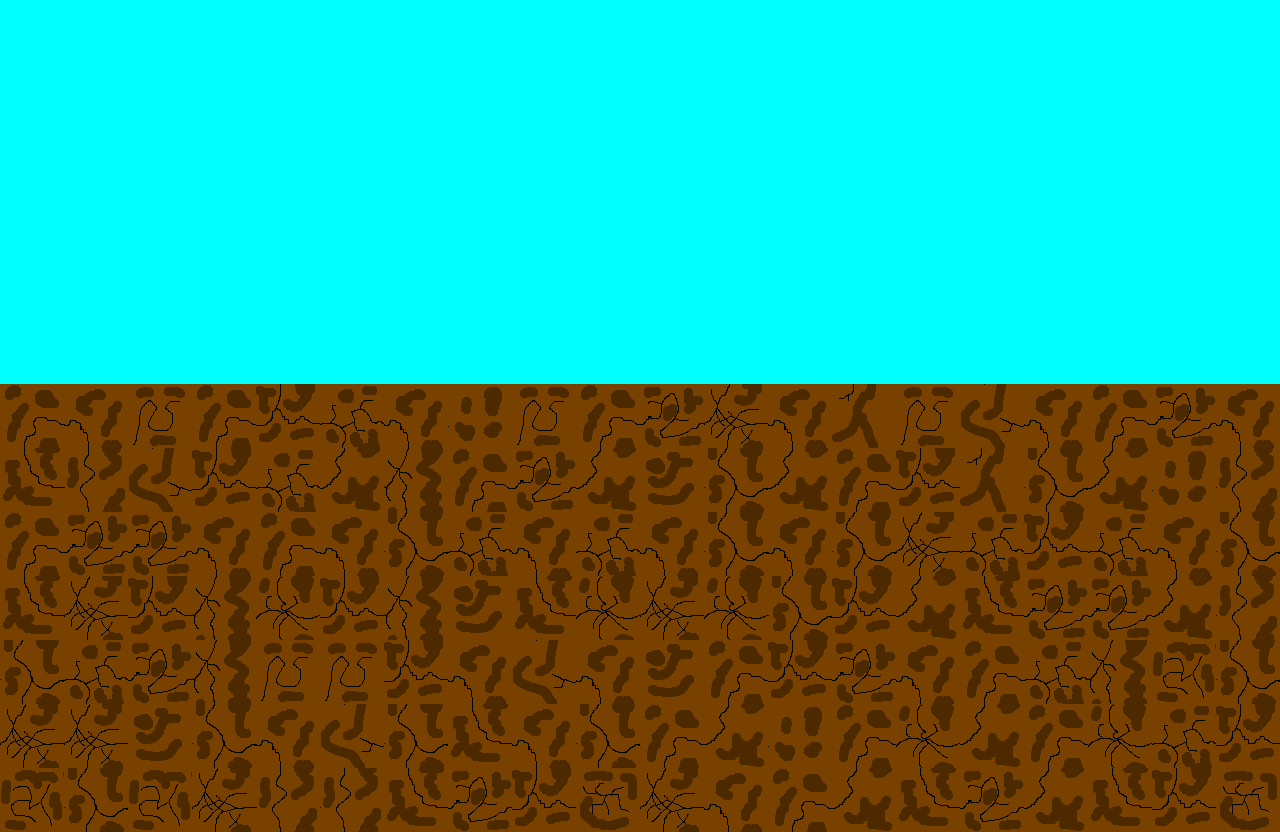

The image is a tile-based game level rendered from a .tmx file. Its description and complete source (layers, tilesets, objects, tile grids) follow:
An orthogonal 20x13 tile map with 64x64 px tiles, 1 tile layer (ForegroundTileLayer), 1 image layer.

<map version="1.0" orientation="orthogonal" width="20" height="13" tilewidth="64" tileheight="64">
 <tileset firstgid="1" name="DirtTiles" tilewidth="64" tileheight="64">
  <image source="dirt_tilesheet.png" trans="00ffff" width="448" height="192" />
 </tileset>
 <imagelayer name="BackgroundImageLayer" width="20" height="13">
  <image source="peyto_lake.jpg" />
  <properties>
   <property name="collidable" value="false" />
   <property name="imageheight" value="800" />
   <property name="imagewidth" value="1600" />
  </properties>
 </imagelayer>
 <layer name="ForegroundTileLayer" width="20" height="13">
  <properties>
   <property name="collidable" value="true" />
  </properties>
  <data>
   <tile gid="1" />
   <tile gid="1" />
   <tile gid="1" />
   <tile gid="1" />
   <tile gid="1" />
   <tile gid="1" />
   <tile gid="1" />
   <tile gid="1" />
   <tile gid="1" />
   <tile gid="1" />
   <tile gid="1" />
   <tile gid="1" />
   <tile gid="1" />
   <tile gid="1" />
   <tile gid="1" />
   <tile gid="1" />
   <tile gid="1" />
   <tile gid="1" />
   <tile gid="1" />
   <tile gid="1" />
   <tile gid="1" />
   <tile gid="1" />
   <tile gid="1" />
   <tile gid="1" />
   <tile gid="1" />
   <tile gid="1" />
   <tile gid="1" />
   <tile gid="1" />
   <tile gid="1" />
   <tile gid="1" />
   <tile gid="1" />
   <tile gid="1" />
   <tile gid="1" />
   <tile gid="1" />
   <tile gid="1" />
   <tile gid="1" />
   <tile gid="1" />
   <tile gid="1" />
   <tile gid="1" />
   <tile gid="1" />
   <tile gid="1" />
   <tile gid="1" />
   <tile gid="1" />
   <tile gid="1" />
   <tile gid="1" />
   <tile gid="1" />
   <tile gid="1" />
   <tile gid="1" />
   <tile gid="1" />
   <tile gid="1" />
   <tile gid="1" />
   <tile gid="1" />
   <tile gid="1" />
   <tile gid="1" />
   <tile gid="1" />
   <tile gid="1" />
   <tile gid="1" />
   <tile gid="1" />
   <tile gid="1" />
   <tile gid="1" />
   <tile gid="1" />
   <tile gid="1" />
   <tile gid="1" />
   <tile gid="1" />
   <tile gid="1" />
   <tile gid="1" />
   <tile gid="1" />
   <tile gid="1" />
   <tile gid="1" />
   <tile gid="1" />
   <tile gid="1" />
   <tile gid="1" />
   <tile gid="1" />
   <tile gid="1" />
   <tile gid="1" />
   <tile gid="1" />
   <tile gid="1" />
   <tile gid="1" />
   <tile gid="1" />
   <tile gid="1" />
   <tile gid="1" />
   <tile gid="1" />
   <tile gid="1" />
   <tile gid="1" />
   <tile gid="1" />
   <tile gid="1" />
   <tile gid="1" />
   <tile gid="1" />
   <tile gid="1" />
   <tile gid="1" />
   <tile gid="1" />
   <tile gid="1" />
   <tile gid="1" />
   <tile gid="1" />
   <tile gid="1" />
   <tile gid="1" />
   <tile gid="1" />
   <tile gid="1" />
   <tile gid="1" />
   <tile gid="1" />
   <tile gid="1" />
   <tile gid="1" />
   <tile gid="1" />
   <tile gid="1" />
   <tile gid="1" />
   <tile gid="1" />
   <tile gid="1" />
   <tile gid="1" />
   <tile gid="1" />
   <tile gid="1" />
   <tile gid="1" />
   <tile gid="1" />
   <tile gid="1" />
   <tile gid="1" />
   <tile gid="1" />
   <tile gid="1" />
   <tile gid="1" />
   <tile gid="1" />
   <tile gid="1" />
   <tile gid="1" />
   <tile gid="2" />
   <tile gid="3" />
   <tile gid="12" />
   <tile gid="2" />
   <tile gid="9" />
   <tile gid="16" />
   <tile gid="3" />
   <tile gid="14" />
   <tile gid="12" />
   <tile gid="2" />
   <tile gid="7" />
   <tile gid="18" />
   <tile gid="3" />
   <tile gid="20" />
   <tile gid="12" />
   <tile gid="13" />
   <tile gid="3" />
   <tile gid="2" />
   <tile gid="7" />
   <tile gid="3" />
   <tile gid="5" />
   <tile gid="6" />
   <tile gid="13" />
   <tile gid="9" />
   <tile gid="16" />
   <tile gid="4" />
   <tile gid="10" />
   <tile gid="2" />
   <tile gid="7" />
   <tile gid="4" />
   <tile gid="19" />
   <tile gid="17" />
   <tile gid="4" />
   <tile gid="2" />
   <tile gid="9" />
   <tile gid="20" />
   <tile gid="17" />
   <tile gid="4" />
   <tile gid="14" />
   <tile gid="6" />
   <tile gid="2" />
   <tile gid="7" />
   <tile gid="7" />
   <tile gid="3" />
   <tile gid="2" />
   <tile gid="3" />
   <tile gid="17" />
   <tile gid="16" />
   <tile gid="3" />
   <tile gid="16" />
   <tile gid="3" />
   <tile gid="17" />
   <tile gid="3" />
   <tile gid="17" />
   <tile gid="18" />
   <tile gid="16" />
   <tile gid="9" />
   <tile gid="16" />
   <tile gid="3" />
   <tile gid="17" />
   <tile gid="5" />
   <tile gid="18" />
   <tile gid="9" />
   <tile gid="10" />
   <tile gid="11" />
   <tile gid="9" />
   <tile gid="10" />
   <tile gid="19" />
   <tile gid="5" />
   <tile gid="11" />
   <tile gid="18" />
   <tile gid="11" />
   <tile gid="17" />
   <tile gid="9" />
   <tile gid="4" />
   <tile gid="5" />
   <tile gid="7" />
   <tile gid="7" />
   <tile gid="4" />
   <tile gid="6" />
   <tile gid="17" />
   <tile gid="16" />
   <tile gid="7" />
   <tile gid="10" />
   <tile gid="12" />
   <tile gid="12" />
   <tile gid="9" />
   <tile gid="3" />
   <tile gid="13" />
   <tile gid="3" />
   <tile gid="19" />
   <tile gid="2" />
   <tile gid="9" />
   <tile gid="7" />
   <tile gid="3" />
   <tile gid="2" />
   <tile gid="16" />
   <tile gid="10" />
   <tile gid="8" />
   <tile gid="17" />
   <tile gid="18" />
   <tile gid="18" />
   <tile gid="19" />
   <tile gid="17" />
   <tile gid="3" />
   <tile gid="13" />
   <tile gid="17" />
   <tile gid="5" />
   <tile gid="3" />
   <tile gid="17" />
   <tile gid="2" />
   <tile gid="4" />
   <tile gid="14" />
   <tile gid="2" />
   <tile gid="11" />
   <tile gid="4" />
   <tile gid="2" />
   <tile gid="11" />
   <tile gid="16" />
   <tile gid="9" />
   <tile gid="8" />
   <tile gid="17" />
   <tile gid="8" />
   <tile gid="18" />
   <tile gid="6" />
   <tile gid="6" />
   <tile gid="5" />
   <tile gid="7" />
   <tile gid="9" />
   <tile gid="15" />
   <tile gid="18" />
   <tile gid="3" />
   <tile gid="2" />
   <tile gid="4" />
   <tile gid="5" />
   <tile gid="7" />
   <tile gid="4" />
   <tile gid="5" />
   <tile gid="9" />
   <tile gid="15" />
  </data>
 </layer>
</map>